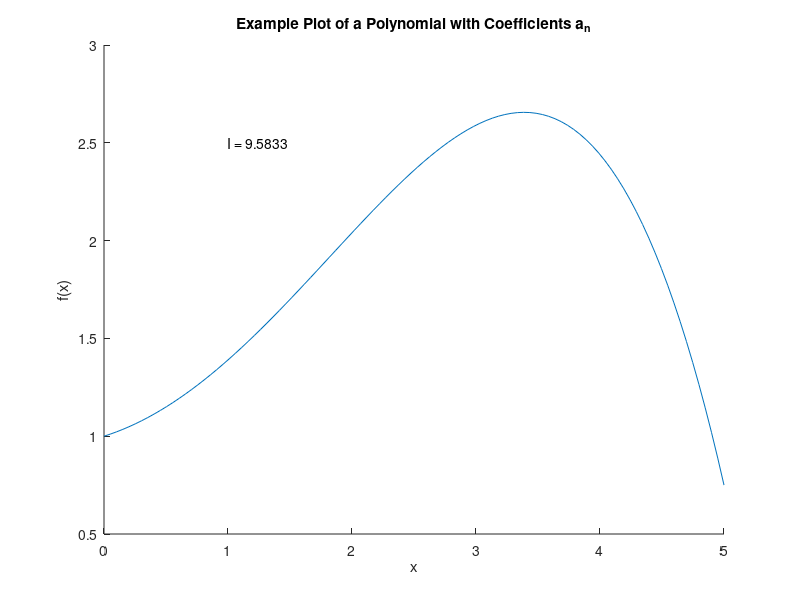

Here is the MATLAB script that generated this plot: (Note: this script raises an error after producing the figure.)
close all
clear
clc
%% Numerical Integration of One-Dimensional Integrals
%user defined: coefficients, vars array, and linearly spaced vector
%xa and xb bounds from 5 to 0
an   = [1 0.2 0.2 0 -0.01]; %vector coefficients
x    = linspace(0 , 5 , 100);
I    = 0;
fxk  = I;
f    = fxk;

%create function to integrate and verification of analytic results 
for n = 1 : length(an)
    I = I + (an(n)/n)*5^n;
    f = f +  an(n)*x.^(n-1);
end
io = I; %approx I_o = 9.583

%first figure of Example plot of a polynomial with coefficients a_n
figure
hold on
plot(x , f)     %plot the f(x) over range from xa to xb with k points 
title('Example Plot of a Polynomial with Coefficients a_n')
text(1 , 2.5 , 'I = 9.5833')
xlabel('x')
ylabel('f(x)')
hold off

%Uniform Sampling 
p  = 0;
for k1 = [2, 5, 10, 20]
    
    dx = 5/k1;      %=(x2 - x1)/k1
    [xw , i] = lgwt(k1 , 0 , 5);   %call the lgwt function for weights and sums
   
    for n = 1 : k1
        xk(n) = (dx*n) - (dx/2);
    end
    %re-set zeroes vars
    fxk = 0;    
    fxw = 0;
    
    for i = 1 : length(an)
        fxk = fxk + an(i)*xk.^(i-1);      %create the approximation by x with coefficients
        fxw = fxw + an(i)*xw.^(i-1);      %create the approximation by w with coefficients
    end
    
    % Sampling Points for Uniform and Gauss Quadrature
    figure(2)
    p  = p + 1;     %increment p for subplot
    subplot(2 , 2 , p)
    plot(x , f)             %plot the f(x)
    hold on 
    scatter(xk,fxk,'o')        %scatter plot for uniform sampling
    scatter(xw,fxw,'x') 
    xlim([0,6])
    %scatter plot for gaussian quad
    xlabel('x')
    ylabel('f(x)')
    txt = ["K_i = 2","K_i = 5","K_i = 10","K_i = 20"];  %place text in each graph
    text(1,2.5,txt(p))          %text location
end
L = legend('f(x)','uniform','Gauss')
suptitle('Sampling Points for Uniform and Gauss Quadrature')
hold off

%% Uniform Sampling
an   = [1 0.2 0.2 0 -0.01];
x  = linspace(0 , 5 , 100);
o = 1 : 100;
I = 0;
xk = 0;
dx = 0;
% fxk = 0;

for y = 1 : 100             % 1st nested for loop
    dx(y) = (5)/(o(y));
    itj = 0;
    for n = 1 : o(y)          % 2nd nested for loop
        xk(n) = 0.5*dx(y) + dx(y)*(n-1);
        fxn = 0;        %reset fxn
        for g = 1 : length(an)             % 3rd nested for loop
            fxn = fxn +(an(g)*xk(n).^(g-1));
        end
        itj = itj + fxn*dx(y);
    end
    I(y) = itj;
    polynInt(y) = (I(y) - io)./(io); %calculate the error
    
end
figure 
loglog(o , polynInt)        %plot
hold on

%Gaussian Quadrature
for u = 1 : length(o)       %1st nested loop
    fxn   = 0;
    sumIntg = 0;
    [xi , wi] = lgwt(o(u), 0 , 5); %calling our lgwt function
    for a = 1 : length(xi)      %2nd for loop that iterates to create polynomials of degree
        fxn = 0;        %reset var
        for y = 1 : length(an)        %3rd nested loop to add up the approximation
            fxn = fxn + (an(y)*xi(a).^(y-1));     
        end
        sumIntg = sumIntg + fxn*wi(a);
    end
    sumIntg(u) = sumIntg;
    error(u)  = abs( (sumIntg(u) - io)/ io);
end

loglog (o , error)      % plot
xlim([1 , 100])
ylim ([10e-18 , 1])
title('Error Evaluation of Uniform and Gauss')
xlabel('integration order')
ylabel('relative error')
legend('uniform','Gauss')
hold off

%% Convergence Analysis
kj = 0 : 100;
o  = kj;
k  = 0.8;
sumIq = 0*x;

for y = 1 : 101
    iq = 0;
    dX(y) = 5./kj(y);
    for n = 1 : (kj(y))
        xk(n) = 0.5.*dX(y) + dX(y).*(n - 1);
        E = sqrt(1 - 0.64.*(sin(xk(n)).^2));
        iq = iq + E*dX(y);
    end
    sumIq(y) = iq;
end
Iz = [sumIq 0];
for y = 1 : 101
    elp(y) = abs((Iz(y + 1) - Iz(y)) / Iz(y));
end
total = elp(1 : length(elp) );
op    = o( 1 : length(o) ); 

figure 
loglog(op , total)
hold on


for j = 1 : length(kj)
    Iy = 0;
    [xi,wi] = lgwt(kj(j) , 0 , 5);
    for n = 1 : length(xi)
        E = sqrt(1 - k.^ 2.*(sin(xi(n)).^2));
        Iy = Iy + E*wi(n);
    end
    sumIy(j) = Iy;
end
Ig2 = [sumIy 0];

for j = 1 : length(sumIy)
    elp(j) = abs((Ig2(j+1) - Ig2(j))/Ig2(j));
end

elp = elp(1 : (length(elp)));

loglog(op,elp)
xlim([1 , 100])
ylim([10e-17 , 1])
title('Error Evaluating Elliptic Integral by Uniform and Gauss')
xlabel('Integration Ordering')
ylabel('Relative Error')
legend('Uniform','Gauss')
hold off

    
    
    